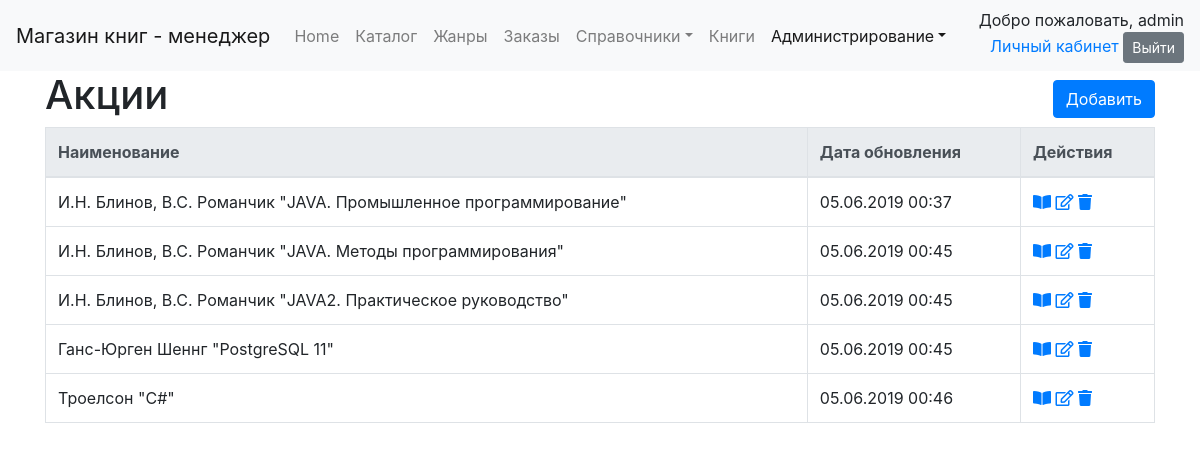
The app's page /book/action/ (signed in), older data.
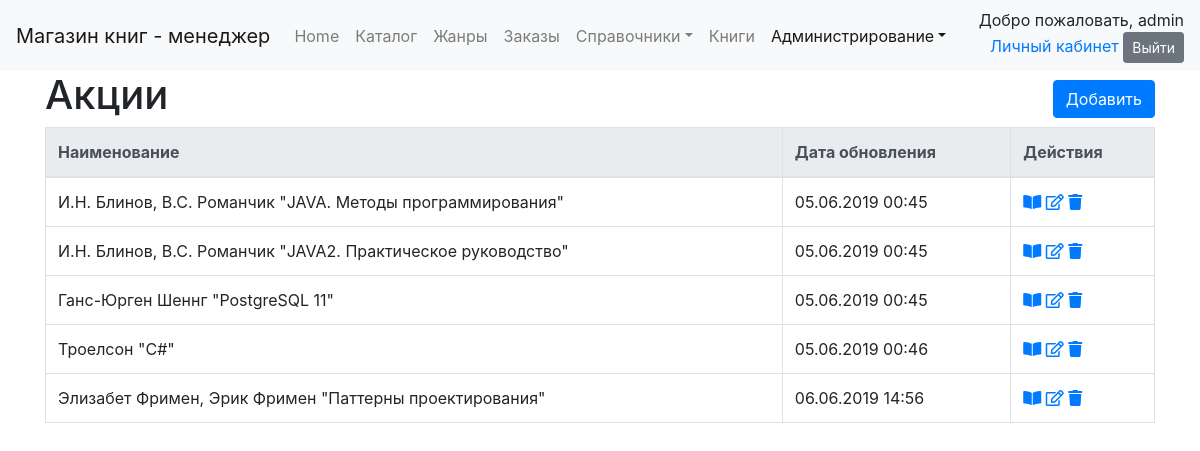
The same page, newer data.
### goodsapp/models.py (models this page shows, shortened)
class BookAction(models.Model):
    book = models.OneToOneField(Book, on_delete=models.CASCADE, verbose_name='книга', unique=True)
    date_create = models.DateTimeField("Дата внесения в каталог", auto_now_add=True, )
    date_update = models.DateTimeField("Дата последнего изменения карточки", auto_now=True)
    class Meta:
        verbose_name = "акция"
        verbose_name_plural = "акции"

class Book(models.Model):
    name = models.CharField("Название книги", max_length=200)
    image_field = models.ImageField("Фото обложки", blank=True, null=True, upload_to='bookimage')
    price = models.DecimalField("Цена (BYN)", max_digits=8, decimal_places=2)
    authors = models.ManyToManyField(referen.Author, verbose_name="Авторы")
    serie = models.ForeignKey(referen.Serie, on_delete=models.PROTECT, verbose_name="Серия", null=True, blank=True)
    jenre = models.ManyToManyField(referen.Jenre, verbose_name="Жанры")
    year_publishing = models.PositiveIntegerField("Год издания")
    count_pages = models.PositiveIntegerField("Количество страниц")
    binding = models.ForeignKey(referen.Binding, on_delete=models.PROTECT, verbose_name="Переплет")
    format_book = models.ForeignKey(referen.FormatBook, on_delete=models.PROTECT, verbose_name="Формат")
    isbn = models.CharField("ISBN", max_length=13)
    weight = models.FloatField("Вес (гр)")
    age_restrictions = models.ForeignKey(referen.AgeRestriction, verbose_name="Возрастные ограничения",
                                         on_delete=models.PROTECT, )
    publisher = models.ForeignKey(referen.PublishingHouse, on_delete=models.PROTECT, verbose_name="Издательство")
    count_books = models.PositiveIntegerField("Количество книг в наличии")
    is_active = models.BooleanField("Активный (доступен для заказа)", default=True)
    rate = models.FloatField("Рейтинг")
    date_create = models.DateTimeField("Дата внесения в каталог", auto_now_add=True, )
    date_update = models.DateTimeField("Дата последнего изменения карточки", auto_now=True)
    user_comments = GenericRelation(Comment, related_query_name='book')
    def description(self):
        return ', '.join([s.namePublic for s in self.authors.all()]) + " \"" + self.name + "\""
    class Meta:
        verbose_name = "книга"
        verbose_name_plural = "книги"
        ordering = ['pk']

### dimensionsapp/models.py (models this page shows, shortened)
class Dimension(models.Model):
    name = models.CharField("Наименование", max_length=50, unique=True)
    description = models.TextField("Описание", blank=True, )
    class Meta:
        abstract = True
        ordering = ['name']

class Author(Dimension):
    biography = models.TextField("Биография", blank=True, )
    namePublic = models.CharField("Имя (для покупателя)", max_length=100)
    class Meta(Dimension.Meta):
        verbose_name = 'автор'
        verbose_name_plural = 'авторы'

### goodsapp/views.py (the view)
# urls.py: path('action/', BookActionListView.as_view(), name='book_action_list'),
class BookActionListView(ManagerListView):
    model = BookAction

### goodsapp/templates/goodsapp/bookaction_list.html (shortened to what this page needs)
{% extends 'dimension_list.html' %}
{% block header %}
        <H1>Акции</H1>
{% endblock %}
{% block create_ankor %}{% url 'book_action_create' %}{% endblock %}
{% block list_header %}
   <th>Наименование</th>
    <th>Дата обновления</th>
{% endblock %}
{% block list_element %}
    <td>{{ object.book.description }}</td>
    <td>{{  object.date_update|date:"d.m.Y H:i" }}</td>
{% endblock %}
{% block  url_view%}{% url 'book_action_detail' object.pk%}{% endblock %}
{% block  url_edit%}{% url 'book_action_update' object.pk%}{% endblock %}
{% block  url_delete%}{% url 'book_action_delete' object.pk%}{% endblock %}
{% block navbar %}
        {% include 'navbar.html' with active="administration"%}
    {% endblock %}

### templates/dimension_list.html (shortened to what this page needs)
{% extends 'base.html' %}
{% load static %}
{% load crispy_forms_tags %}
{% load paginator_page %}
{% block body %}
    <div class="container">
        <div class="row align-items-center">
            <div class="col-auto">
                {% block header %}{% endblock %}
            </div>
            <div class="col text-right">
                {% block create %}
                    <a href="{% block create_ankor %}{{ object_list.model.get_create_url }}{% endblock %}"
                       class="btn btn-primary my-1">Добавить</a>
                {% endblock %}
            </div>
        </div>
        <table class="table table-bordered">
            {% block dimension_list %}
                <thead class="thead-light">
                <tr>
                    {% block list_header %}{% endblock %}
                    <th>Действия</th>
                </tr>
                </thead>
                <tbody>
                {% for object in object_list %}
                    <tr>
                        {% block list_element %}{% endblock %}
                        {% block actions %}
                            <td>
                                <a href="{% block  url_view %}{{ object.get_detail_url }}{% endblock %}"
                                   title="Посмотреть"><i class="fas fa-book-open"></i></a>
                                <a href="{% block  url_edit %}{{ object.get_update_url }}{% endblock %}"
                                   title="Править"><i class="far fa-edit"></i></a>
                                <a href="{% block  url_delete %}{{ object.get_delete_url }}{% endblock %}"
                                   title="Удалить"><i class="fas fa-trash"></i></a>
                            </td>
                        {% endblock %}
                    </tr>
                {% endfor %}
                </tbody>
            {% endblock %}
        </table>
    </div>
{% endblock body %}

Row changes from the older to the newer data that the page shows:
removed BookAction: book.description "И.Н. Блинов, В.С. Романчик \"JAVA. Промышленное программирование\"", date_update "05.06.2019 00:37"
added BookAction: book.description "Элизабет Фримен, Эрик Фримен \"Паттерны проектирования\"", date_update "06.06.2019 14:56"
